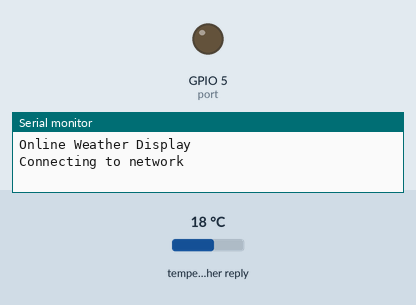
A program run on a simulated ESP8266 (Wemos D1 mini). On the bench: output pins drawn as LEDs (lit = HIGH), the last lines printed to the serial monitor. The test bench sets the inputs (shaded band); at power-on: temperature in the weather reply 18 °C. WiFi joins after 1.5 s; servers stay silent unless stated; web services answer with replies made up by the test bench.

Above: at 0.1 s.
At 60.3 s:
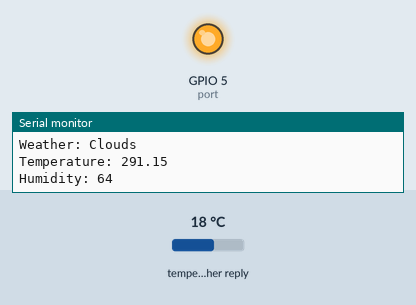
Timing chart, 0 to 61.8 s (numbered marks = the images above):
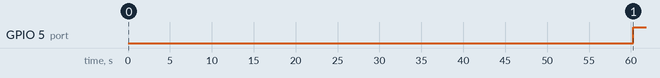

Measured:
- by itself, GPIO 5 (port): LOW → HIGH at 60.3 s

The program:

main.cpp
```cpp
/*
PROJETO INTEGRADOR - UNIVESP

PI VII - A Internet das Coisas na resolução de problemas da sociedade brasileira


SISTEMA DE IRRIGAÇÃO AUTOMÁTICO COM ATUALIZAÇÃO PELA PREVISÃO DO TEMPO

*/

// Inclusão de bibliotecas
#include <Arduino.h>
#include <ESP8266WiFi.h>
#include <stdio.h>
#include <ArduinoJson.h>

// Definição de constantes
#define SUN  0
#define SUN_CLOUD  1
#define CLOUD 2
#define RAIN 3
#define THUNDER 4


// Definição de portas

int port = 5; // Selecionando a porta de saída

// Inicia o cliete de WiFi
WiFiClient client;

const char* ssid = "********";          // Nome da rede
const char* password = "*********";     // Senha da rede

unsigned long lastCallTime = 0;                     // last time you called the updateWeather function, in milliseconds
const unsigned long postingInterval = 60L * 1000L;  // delay between updates, in milliseconds

String APIKEY = "API_KEY";
String NameOfCity = "Nome da cidade";

void printWifiStatus()
{
  // print the SSID of the network you're attached to:
  Serial.print("SSID: ");
  Serial.println(WiFi.SSID());

  // print your board's IP address:
  IPAddress ip = WiFi.localIP();
  Serial.print("IP Address: ");
  Serial.println(ip);

  // print the received signal strength:
  long rssi = WiFi.RSSI();
  Serial.print("signal strength (RSSI):");
  Serial.print(rssi);
  Serial.println(" dBm");
}

void updateWeather(){
  // Verifica se há uma conexão
  if (client.connect("api.openweathermap.org", 80))
  {
    Serial.println("Conectando com Open Weather...");
    // enviando a requisição
    client.println("GET /data/2.5/weather?q=" + NameOfCity + "&units=metric&appid=" + APIKEY);
    client.println("Host: api.openweathermap.org");
    client.println("Connection: close");
    client.println();


    DynamicJsonDocument doc(1024);
    // Parse JSON object
    DeserializationError error = deserializeJson(doc, client);

    if (error) {
      Serial.print(F("deserializeJson() failed: "));
      Serial.println(error.c_str());
      return;
    }


    String weatherId = doc["weather"][0]["main"];
    float weatherTemperature = doc["main"]["temp"].as<float>();
    int weatherHumidity = doc["main"]["humidity"].as<int>();

    client.stop();


    // Imprime as respostas na porta serial
    Serial.println(F("Response:"));
    Serial.print("Weather: ");
    Serial.println(weatherId);
    Serial.print("Temperature: ");
    Serial.println(weatherTemperature);
    Serial.print("Humidity: ");
    Serial.println(weatherHumidity);
    Serial.println();

    // Aciona a irrigação se não estiver chovendo
    if (weatherId != "Rain")
    {
      // liga a irrigação por 10 minutos
      digitalWrite(port, HIGH);
      delay(600000);
      digitalWrite(port, LOW);
    }


  }
  else
  {
    Serial.println("connection failed");
  }
  lastCallTime = millis();
}

void setup() {
  // put your setup code here, to run once:

  pinMode(port, OUTPUT);
  Serial.begin(9600);
  Serial.println("\n\nOnline Weather Display\n");

  Serial.println("Connecting to network");
  WiFi.begin(ssid, password);

  int counter = 0;
  while (WiFi.status() != WL_CONNECTED)
  {
    delay(200);
    if (++counter > 100)
      ESP.restart();
    Serial.print( "." );
  }
  Serial.println("\nWiFi connected");
  printWifiStatus();
}

void loop() {
  // put your main code here, to run repeatedly:
  if (millis() - lastCallTime > postingInterval)
  {
    updateWeather();
  }

}
```
